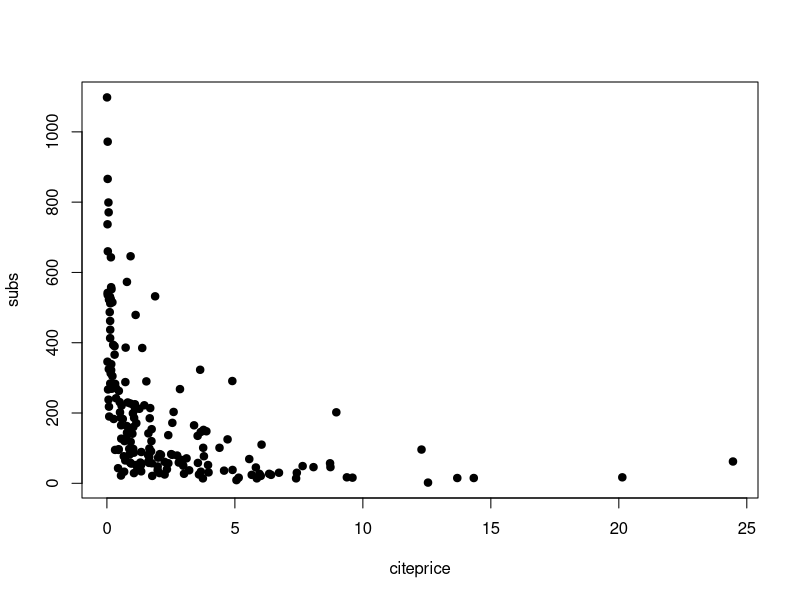
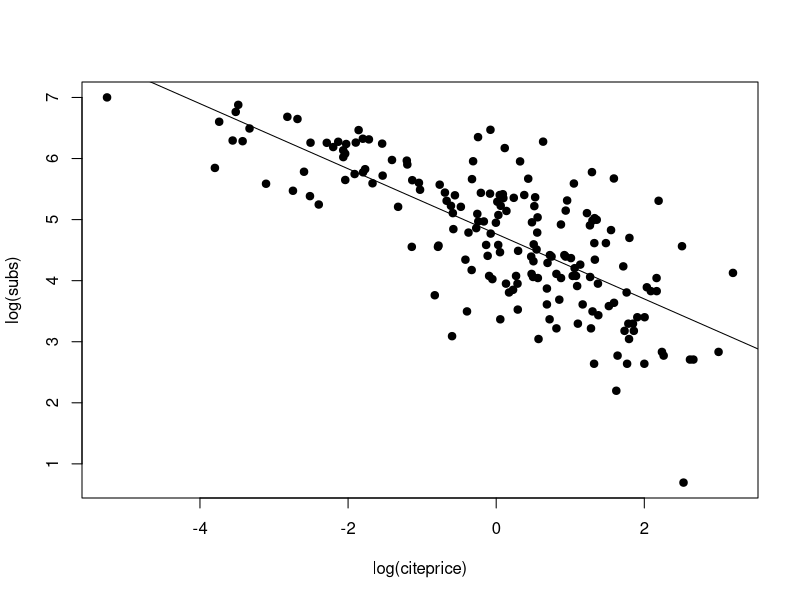
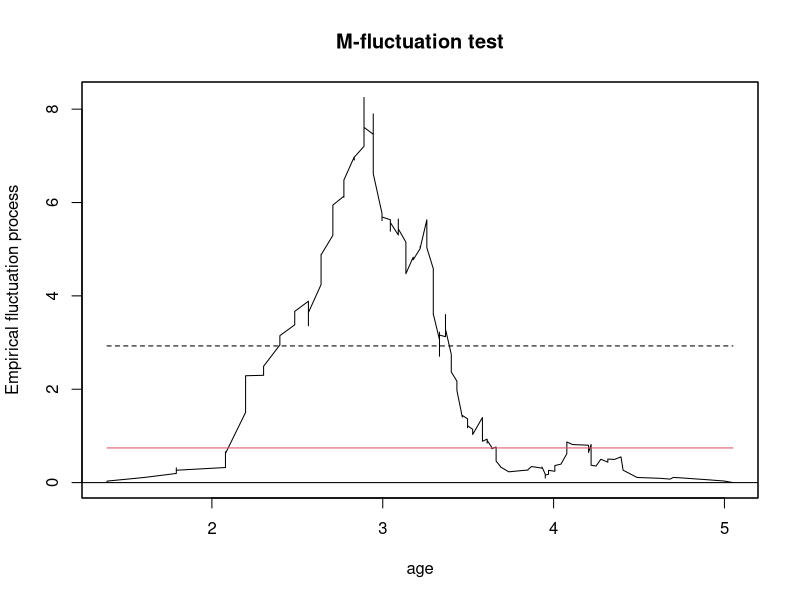
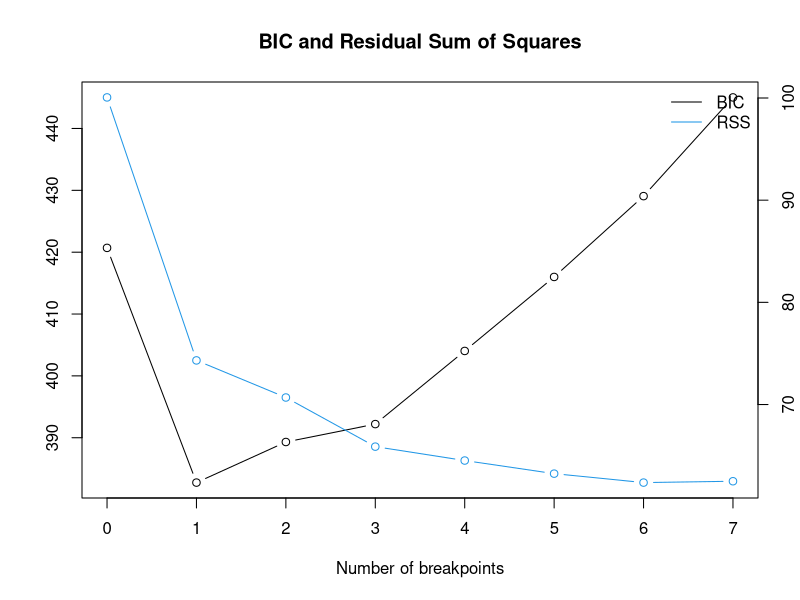
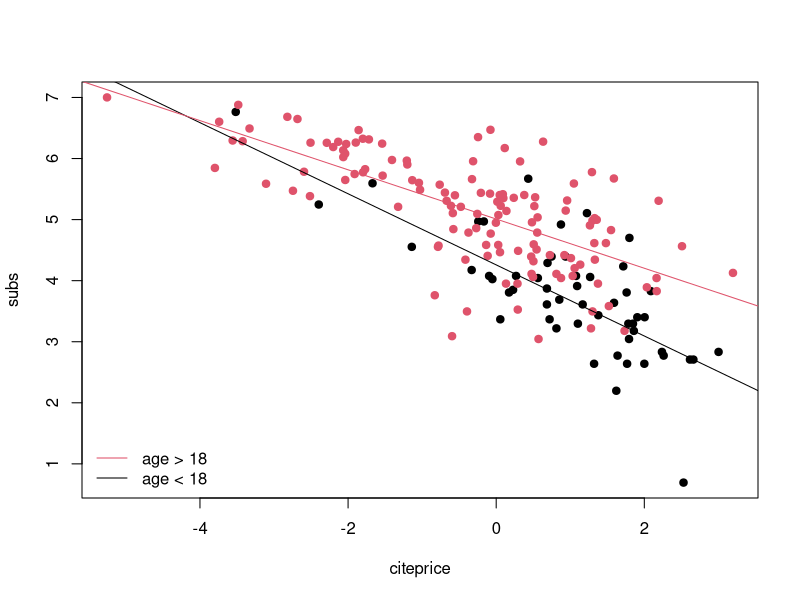

Recreate these plots in R, in order.
library(AER)


### Name: Journals
### Title: Economics Journal Subscription Data
### Aliases: Journals
### Keywords: datasets

### ** Examples

## data and transformed variables
data("Journals")
journals <- Journals[, c("subs", "price")]
journals$citeprice <- Journals$price/Journals$citations
journals$age <- 2000 - Journals$foundingyear
journals$chars <- Journals$charpp*Journals$pages/10^6

## Stock and Watson (2007)
## Figure 8.9 (a) and (b)
plot(subs ~ citeprice, data = journals, pch = 19)
plot(log(subs) ~ log(citeprice), data = journals, pch = 19)
fm1 <- lm(log(subs) ~ log(citeprice), data = journals)
abline(fm1)

## Table 8.2, use HC1 for comparability with Stata 
fm2 <- lm(subs ~ citeprice + age + chars, data = log(journals))
fm3 <- lm(subs ~ citeprice + I(citeprice^2) + I(citeprice^3) +
  age + I(age * citeprice) + chars, data = log(journals))
fm4 <- lm(subs ~ citeprice + age + I(age * citeprice) + chars, data = log(journals))
coeftest(fm1, vcov = vcovHC(fm1, type = "HC1"))
coeftest(fm2, vcov = vcovHC(fm2, type = "HC1"))
coeftest(fm3, vcov = vcovHC(fm3, type = "HC1"))
coeftest(fm4, vcov = vcovHC(fm4, type = "HC1"))
waldtest(fm3, fm4, vcov = vcovHC(fm3, type = "HC1"))

## changes with respect to age
library("strucchange")
## Nyblom-Hansen test
scus <- gefp(subs ~ citeprice, data = log(journals), fit = lm, order.by = ~ age)
plot(scus, functional = meanL2BB)
## estimate breakpoint(s)
journals <- journals[order(journals$age),]
bp <- breakpoints(subs ~ citeprice, data = log(journals), h = 20)
plot(bp)
bp.age <- journals$age[bp$breakpoints]
## visualization
plot(subs ~ citeprice, data = log(journals), pch = 19, col = (age > log(bp.age)) + 1)
abline(coef(bp)[1,], col = 1)
abline(coef(bp)[2,], col = 2)
legend("bottomleft", legend = c("age > 18", "age < 18"), lty = 1, col = 2:1, bty = "n")
